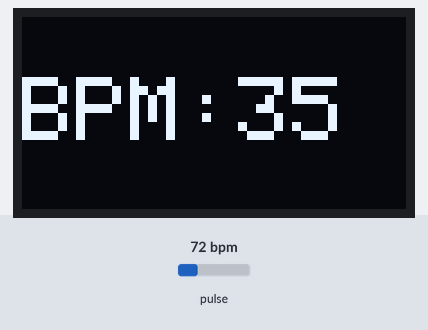
The sketch below on a simulated Arduino Uno, built with avr-gcc and run on an emulated ATmega328P. Shown: 128×64 one-colour display. The test bench sets the inputs (shaded band); at power-on: pulse 72 bpm. What the sketch prints to the serial monitor is not drawn.

Above: at 1.4 s.
1.5 s: pulse set to 42 bpm
At 3.1 s:
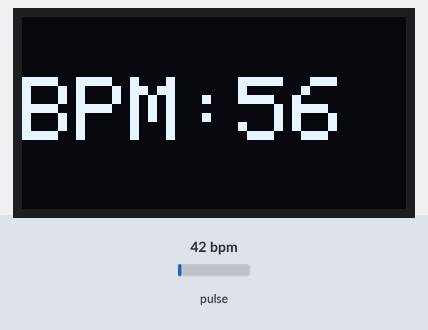
4.5 s: pulse set to 100 bpm
At 6.4 s:
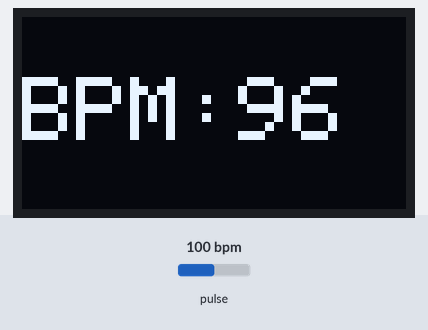
6.6 s: pulse set to 130 bpm
At 7.7 s:
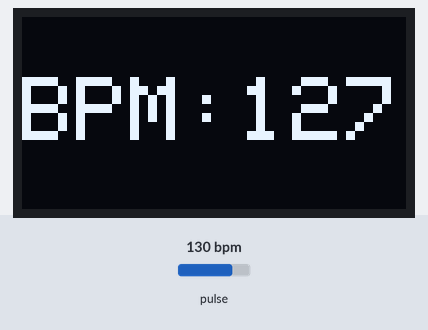
Timing chart, 0 to 9.6 s (numbered marks = the images above; inputs shaded):
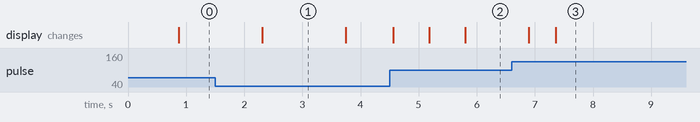

The sketch:

Heart_Rate_with_OLED.ino
```cpp
#include <Adafruit_GFX.h>
#include <Adafruit_SSD1306.h>

/*
  Optical Heart Rate Detection (PBA Algorithm) using the MAX30105 Breakout
  By: Nathan Seidle @ SparkFun Electronics
  Date: October 2nd, 2016
  https://github.com/sparkfun/MAX30105_Breakout

  This is a demo to show the reading of heart rate or beats per minute (BPM) using
  a Penpheral Beat Amplitude (PBA) algorithm.

  It is best to attach the sensor to your finger using a rubber band or other tightening
  device. Humans are generally bad at applying constant pressure to a thing. When you
  press your finger against the sensor it varies enough to cause the blood in your
  finger to flow differently which causes the sensor readings to go wonky.

  Hardware Connections (Breakoutboard to Arduino):
  -5V = 5V (3.3V is allowed)
  -GND = GND
  -SDA = A4 (or SDA)
  -SCL = A5 (or SCL)
  -INT = Not connected

  The MAX30105 Breakout can handle 5V or 3.3V I2C logic. We recommend powering the board with 5V
  but it will also run at 3.3V.
*/

#include <Wire.h>
#include "MAX30105.h"

#include "heartRate.h"

MAX30105 particleSensor;

const byte RATE_SIZE = 2; //Increase this for more averaging. 4 is good.
byte rates[RATE_SIZE]; //Array of heart rates // store heart rate values.
byte rateSpot = 0;  // This variable keeps track of the current index in the rates array where the next heart rate value should be stored.
long lastBeat = 0; //Time at which the last beat occurred  // variable will store the timestamp of the last detected heartbeat.

float beatsPerMinute;      // storing the current heart rate in beats per minute (BPM)
int beatAvg;               // storing an average value of heart rate readings

#define SCREEN_WIDTH 128         // OLED display width, in pixels
#define SCREEN_HEIGHT 64         // OLED display height, in pixels
#define OLED_RESET    -1         // Reset pin # (or -1 if sharing Arduino reset pin)

Adafruit_SSD1306 display(SCREEN_WIDTH, SCREEN_HEIGHT, &Wire, OLED_RESET); //Declaring the display name (display)

void setup()
{
  Wire.setClock(400000);                         // Set I2C speed to 400kHz
  display.begin(SSD1306_SWITCHCAPVCC, 0x3C);     // Start the OLED display
  display.setTextColor(WHITE);

  Serial.begin(115200);
  Serial.println("Initializing...");

  // Initialize sensor
  if (!particleSensor.begin(Wire, I2C_SPEED_FAST)) //Use default I2C port, 400kHz speed
  {
    Serial.println("MAX30105 was not found. Please check wiring/power. ");
    while (1);
  }
  Serial.println("Place your index finger on the sensor with steady pressure.");

  particleSensor.setup(); //Configure sensor with default settings
  particleSensor.setPulseAmplitudeRed(0xC8); //Turn Red LED to low to indicate sensor is running
  particleSensor.setPulseAmplitudeGreen(0); //Turn off Green LED

  display.clearDisplay();
  display.setTextSize(3);
  display.setCursor(0, 20);
  display.print("BPM:");
  display.print(0);
  display.display();

}

void loop()
{
  long irValue = particleSensor.getIR();

  if (checkForBeat(irValue) == true)
  {
    //We sensed a beat!
    long delta = millis() - lastBeat;
    lastBeat = millis();

    beatsPerMinute = 60 / (delta / 1000.0);

    if (beatsPerMinute < 255 && beatsPerMinute > 20)
    {
      rates[rateSpot++] = (byte)beatsPerMinute; //Store this reading in the array
      rateSpot %= RATE_SIZE; //Wrap variable

      //Take average of readings
      beatAvg = 0;
      for (byte x = 0 ; x < RATE_SIZE ; x++)
        beatAvg += rates[x];
      beatAvg /= RATE_SIZE;
    }
  }

  Serial.print("IR=");
  Serial.print(irValue);
  Serial.print(", BPM=");
  Serial.print(beatsPerMinute);
  Serial.print(", Avg BPM=");
  Serial.print(beatAvg);


  if (irValue < 50000)
  {
    Serial.print(" No finger?");

    display.clearDisplay();
    display.setCursor(5,10);
    display.setTextSize(2);
    display.print("Place your");
    display.setCursor(30,30);
    display.setTextSize(2);
    display.print("Finger");
    display.display();
  }else {

  display.clearDisplay();
  display.setTextSize(3);
  display.setCursor(0, 20);
  display.print("BPM:");
  display.print(beatAvg);
  display.display();
  }

  Serial.println();
}
```

License.ino
```cpp
// (licence header left out)

```

Measured:
- after the input at 1.5 s, the display: changes after 0.81 s (image 1)
- after the input at 4.5 s, the display: first changes after 0.06 s (image 2 shows a later state)
- after the input at 6.6 s, the display: first changes after 0.29 s (image 3 shows a later state)
- what the display in image 1 shows lasts 1.4 s, from 2.3 s to 3.7 s
